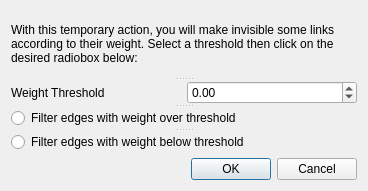
<?xml version="1.0" encoding="UTF-8"?>
<ui version="4.0">
 <class>FilterEdgesDialog</class>
 <widget class="QDialog" name="FilterEdgesDialog">
  <property name="geometry">
   <rect>
    <x>0</x>
    <y>0</y>
    <width>368</width>
    <height>191</height>
   </rect>
  </property>
  <property name="windowTitle">
   <string>Dialog</string>
  </property>
  <layout class="QGridLayout" name="gridLayout">
   <item row="0" column="0">
    <widget class="QSplitter" name="splitter_2">
     <property name="orientation">
      <enum>Qt::Vertical</enum>
     </property>
     <widget class="QLabel" name="label_2">
      <property name="text">
       <string>With this temporary action, you will make invisible some links according to their weight. Select a threshold then click on the desired radiobox below:</string>
      </property>
      <property name="textFormat">
       <enum>Qt::RichText</enum>
      </property>
      <property name="wordWrap">
       <bool>true</bool>
      </property>
     </widget>
     <widget class="QWidget" name="">
      <layout class="QHBoxLayout" name="horizontalLayout">
       <item>
        <widget class="QLabel" name="label">
         <property name="text">
          <string>Weight Threshold</string>
         </property>
        </widget>
       </item>
       <item>
        <widget class="QDoubleSpinBox" name="weightTheshold">
         <property name="minimum">
          <double>-100.000000000000000</double>
         </property>
        </widget>
       </item>
      </layout>
     </widget>
     <widget class="QSplitter" name="splitter">
      <property name="orientation">
       <enum>Qt::Vertical</enum>
      </property>
      <widget class="QRadioButton" name="overThresholdBt">
       <property name="text">
        <string>Filter edges with weight over threshold</string>
       </property>
      </widget>
      <widget class="QRadioButton" name="belowThresholdBt">
       <property name="text">
        <string>Filter edges with weight below threshold</string>
       </property>
      </widget>
     </widget>
    </widget>
   </item>
   <item row="1" column="0">
    <widget class="QDialogButtonBox" name="buttonBox">
     <property name="orientation">
      <enum>Qt::Horizontal</enum>
     </property>
     <property name="standardButtons">
      <set>QDialogButtonBox::Cancel|QDialogButtonBox::Ok</set>
     </property>
    </widget>
   </item>
  </layout>
 </widget>
 <resources/>
 <connections>
  <connection>
   <sender>buttonBox</sender>
   <signal>accepted()</signal>
   <receiver>FilterEdgesDialog</receiver>
   <slot>accept()</slot>
   <hints>
    <hint type="sourcelabel">
     <x>248</x>
     <y>254</y>
    </hint>
    <hint type="destinationlabel">
     <x>157</x>
     <y>274</y>
    </hint>
   </hints>
  </connection>
  <connection>
   <sender>buttonBox</sender>
   <signal>rejected()</signal>
   <receiver>FilterEdgesDialog</receiver>
   <slot>reject()</slot>
   <hints>
    <hint type="sourcelabel">
     <x>316</x>
     <y>260</y>
    </hint>
    <hint type="destinationlabel">
     <x>286</x>
     <y>274</y>
    </hint>
   </hints>
  </connection>
 </connections>
</ui>
